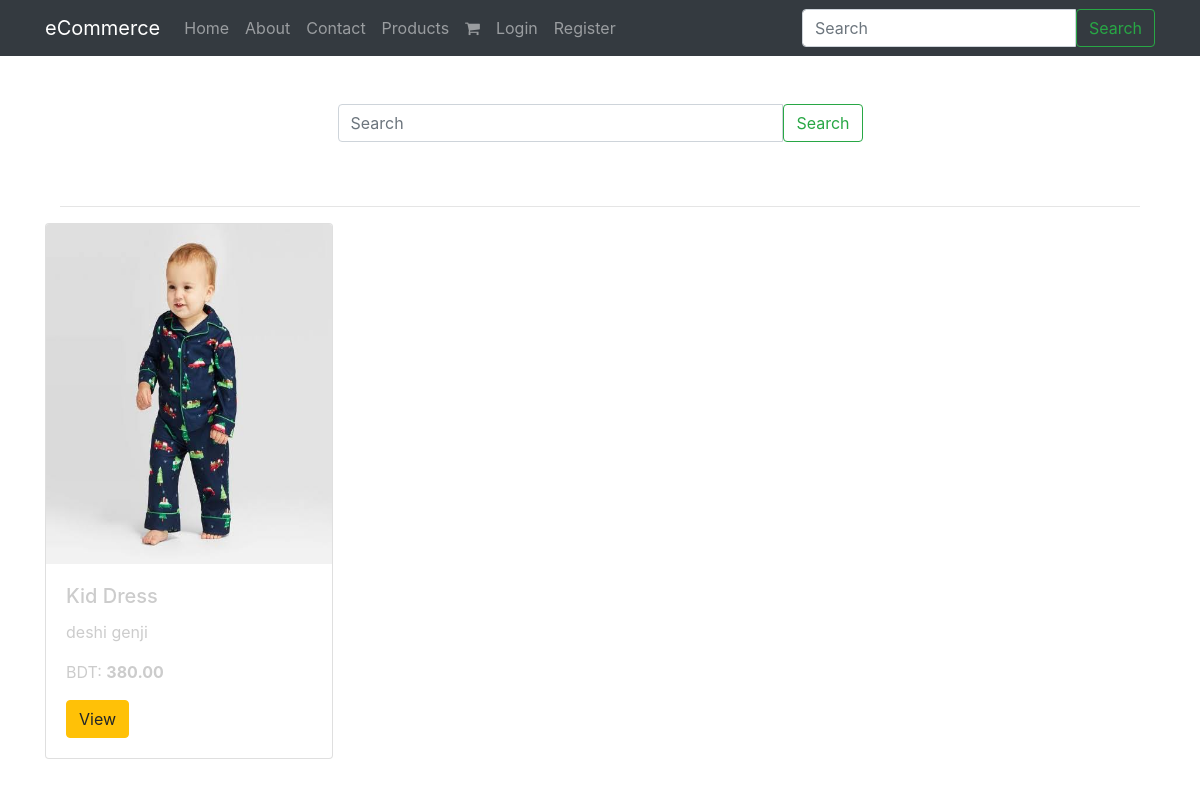
The app's page /search/ with its own data.
### products/models.py (models this page shows, shortened)
class Product(models.Model):
    title       = models.CharField(max_length=255)
    slug        = models.SlugField(blank=True, unique=True)
    description = models.TextField()
    price       = models.DecimalField(default=0.00, decimal_places=2, max_digits=7)
    image       = models.FileField(upload_to=upload_image_path, blank=True, null=True)
    featured    = models.BooleanField(default=False)
    active      = models.BooleanField(default=True)
    timestamp   = models.DateTimeField(auto_now_add=True)
    objects = ProductManager()
    def get_absolute_url(self):
        return reverse('products:detail', kwargs={'slug': self.slug})

### search/views.py (the view)
# urls.py: path('', SearchProductListView.as_view(), name='query'),
class SearchProductListView(ListView):
    template_name = 'search/view.html'
    def get_context_data(self, *args, **kwargs):
        context = super(SearchProductListView, self).get_context_data(*args, **kwargs)
        context['query'] = self.request.GET.get('q')
        return context
    def get_queryset(self, *args, **kwargs):
        request = self.request
        query = request.GET.get('q')
        if query is not None:
            return Product.objects.search(query)
        return Product.objects.featured()

### products/models.py (called while the page is built)
    def featured(self):
        return self.filter(featured=True)

    def get_queryset(self):
        return ProductQuerySet(self.model, using=self.db)

    def featured(self):
        return self.get_queryset().featured()

### search/templates/search/view.html
{% extends 'base.html' %}
{% load static %}
{% block content %}
<div class="row">
    <div class="col-12">
        {% if query %}
            Results for <b>{{ query }}</b>
        {% else %}
        <div class="col-12 col-md-6 mx-auto py-5">
            {% include 'search/snippets/search_form.html' %}
        </div>
        <div class="col-12">
            <hr>
        </div>
        {% endif %}
    </div>
</div>
    <div class="row">
        {% for product in object_list %}
            <div class="col">
                {% include 'products/snippets/card.html' with instance=product %}
            </div>
        {% endfor %}
    </div>
{% endblock %}

### products/templates/products/snippets/card.html
<div class="card" style="width: 18rem;">
    <a href="{{ instance.get_absolute_url }}">
        <img class="card-img-top"
             src="{{ instance.image.url }}"
             alt="{{ instance.title }} image"
        width="300px" height="340px">
    </a>
  <div class="card-body">
    <h5 class="card-title">{{ instance.title }}</h5>
    <p class="card-text">{{ instance.description | truncatewords:12 }}</p>
    <p class="card-text">BDT: <strong>{{ instance.price }}</strong></p>
    <a href="{{ instance.get_absolute_url }}" class="btn btn-warning">View</a>
  </div>
</div>

### records on screen
Product: image (picture), title "Kid Dress", description "deshi genji", price "380.00"

### other values on screen
{{ brand_name }} "eCommerce"
